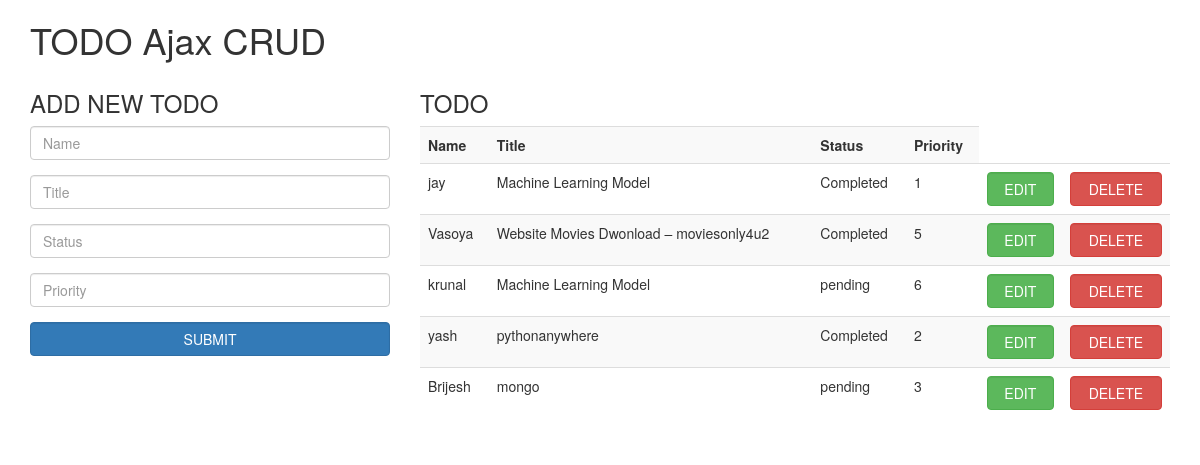
/crud/, run on the app's committed database.
### myapp/models.py (models this page shows)
class CrudUser(models.Model):
    name = models.CharField(max_length=30, blank=True)
    title = models.CharField(max_length=100, blank=True)
    status = models.CharField(max_length=100, blank=True)
    priority = models.IntegerField(blank=True, null=True)

### myapp/views.py (the view)
# urls.py: path('crud/',  views.CrudView.as_view(), name='crud_ajax'),
class CrudView(ListView):
    model = CrudUser
    template_name = 'crud.html'
    context_object_name = 'users'

### myapp/templates/crud.html (shortened to what this page needs)
{% load static %}
<!doctype html>
<html>
  <head>
    <link rel="stylesheet" href="https://maxcdn.bootstrapcdn.com/bootstrap/3.3.7/css/bootstrap.min.css">
  </head>
  <body>
    <main>
      <div class="container">
        <h1>TODO Ajax CRUD</h1>
        <div class="row">
          <div class="col-md-4 ">
            <h3>ADD NEW TODO</h3>
            <form id="addUser" action="">
              <div class="form-group">
                <input class="form-control" type="text" name="name" placeholder="Name" required>
              </div>
              <div class="form-group">
                <input class="form-control" type="text" name="title" placeholder="Title" required>
              </div>
              <div class="form-group">
                <input class="form-control" type="text" name="status" placeholder="Status" required>
              </div>
              <div class="form-group">
                <input class="form-control" type="number" name="priority" placeholder="Priority" required>
              </div>
              <button class="btn btn-primary form-control" type="submit">SUBMIT</button>
            </form>
          </div>
          <div class="col-md-8">
            <h3>TODO</h3>
            <table id="userTable" class="table table-striped">
              <tr>
                <th>Name</th>
                <th>Title</th>
                <th>Status</th>
                <th>Priority</th>
              </tr>
              {% if users %}
              {% for user in users %}
              <tr id="user-{{user.id}}">
                  <td class="userName userData" name="name">{{user.name}}</td>
                  <td class="userTitle userData" name="title">{{user.title}}</td>
                  <td class="userStatus userData" name="status">{{user.status}}</td>
                  <td class="userPriority userData" name="priority">{{user.priority}}</td>
                  <td align="center">
                      <button class="btn btn-success form-control" onClick="editUser({{user.id}})" data-toggle="modal" data-target="#myModal")">EDIT</button>
                  </td>
                  <td align="center">
                      <button class="btn btn-danger form-control" onClick="deleteUser({{user.id}})">DELETE</button>
                  </td>
              </tr>
              {% endfor %}
              {% else %}
                No Users
              {% endif %}
            </table>
          </div>
        </div>
      </div>
    </main>
  </body>
</html>

### data on the page
CrudUser: name "jay", title "Machine Learning Model", status "Completed", priority "1"
CrudUser: name "Vasoya", title "Website Movies Dwonload – moviesonly4u2", status "Completed", priority "5"
CrudUser: name "krunal", title "Machine Learning Model", status "pending", priority "6"
CrudUser: name "yash", title "pythonanywhere", status "Completed", priority "2"
CrudUser: name "Brijesh", title "mongo", status "pending", priority "3"
